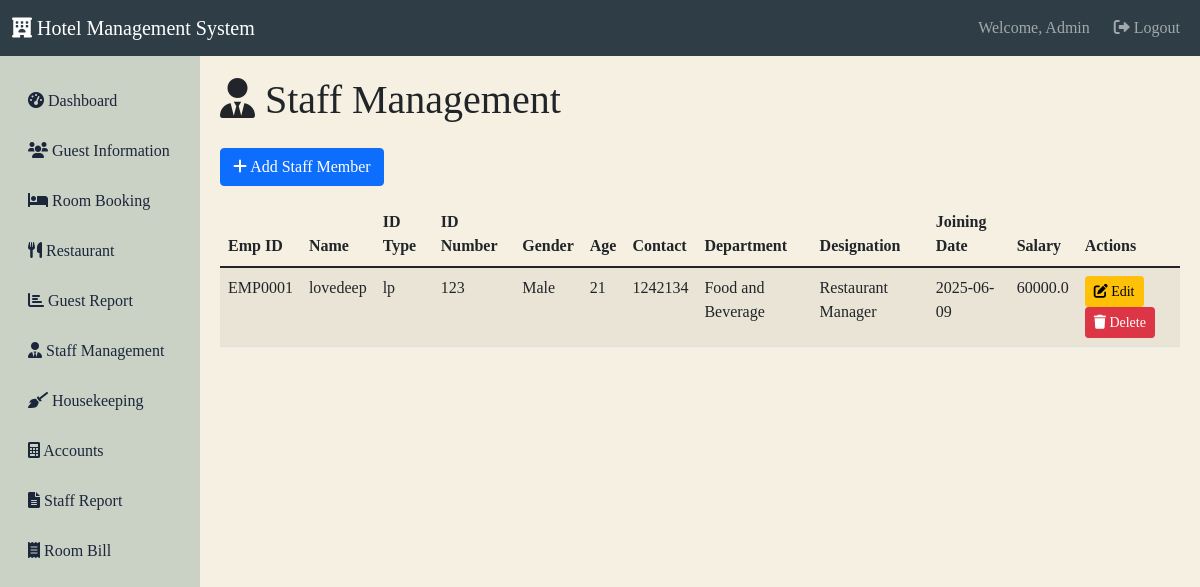
The page /staff/ (signed in) on the database its author committed.
### tables this page shows
CREATE TABLE admin_emp (
            id INTEGER PRIMARY KEY AUTOINCREMENT,
            name TEXT NOT NULL,
            emp_id TEXT UNIQUE NOT NULL,
            department TEXT NOT NULL,
            type TEXT NOT NULL,
            password TEXT NOT NULL
        );

CREATE TABLE staff_detail (
            emp_id TEXT PRIMARY KEY,
            full_name TEXT NOT NULL,
            id_type TEXT NOT NULL,
            id_number TEXT NOT NULL,
            gender TEXT NOT NULL,
            age TEXT NOT NULL,
            contact TEXT NOT NULL,
            address TEXT NOT NULL,
            department TEXT NOT NULL,
            designation TEXT NOT NULL,
            joining_date TEXT NOT NULL,
            image TEXT,
            salary REAL
        );

### routes/staff.py (the view)
@staff_bp.route('/')
@login_required
def index():
    staff = Staff.get_all()
    return render_template('staff/index.html', staff=staff)

### app.py (called while the page is built)
@login_manager.user_loader
def load_user(user_id):
    from models import User
    return User.get(user_id)

### database.py (called while the page is built)
def get_db():
    conn = sqlite3.connect(Config.DATABASE_PATH)
    conn.row_factory = sqlite3.Row
    return conn

### models.py (called while the page is built)
    @staticmethod
    def get(user_id):
        conn = get_db()
        cursor = conn.cursor()
        cursor.execute('SELECT * FROM admin_emp WHERE id = ?', (user_id,))
        user_data = cursor.fetchone()
        conn.close()
        if user_data:
            return User(
                id=user_data['id'],
                name=user_data['name'],
                emp_id=user_data['emp_id'],
                department=user_data['department'],
                user_type=user_data['type']
            )
        return None

    @staticmethod
    def get_all():
        conn = get_db()
        cursor = conn.cursor()
        cursor.execute('SELECT * FROM staff_detail ORDER BY emp_id')
        staff = cursor.fetchall()
        conn.close()
        return staff

### templates/staff/index.html (shortened to what this page needs)
{% extends "base.html" %}
{% block content %}
<div class="row">
    <div class="col-12">
        <h1 class="mb-4"><i class="fas fa-user-tie"></i> Staff Management</h1>
        <a href="{{ url_for('staff.add') }}" class="btn btn-primary mb-3">
            <i class="fas fa-plus"></i> Add Staff Member
        </a>
        {% if staff %}
        <table class="table table-striped">
            <thead>
                <tr>
                    <th>Emp ID</th>
                    <th>Name</th>
                    <th>ID Type</th>
                    <th>ID Number</th>
                    <th>Gender</th>
                    <th>Age</th>
                    <th>Contact</th>
                    <th>Department</th>
                    <th>Designation</th>
                    <th>Joining Date</th>
                    <th>Salary</th>
                    <th>Actions</th>
                </tr>
            </thead>
            <tbody>
                {% for member in staff %}
                <tr>
                    <td>{{ member.emp_id }}</td>
                    <td>{{ member.full_name }}</td>
                    <td>{{ member.id_type }}</td>
                    <td>{{ member.id_number }}</td>
                    <td>{{ member.gender }}</td>
                    <td>{{ member.age }}</td>
                    <td>{{ member.contact }}</td>
                    <td>{{ member.department }}</td>
                    <td>{{ member.designation }}</td>
                    <td>{{ member.joining_date }}</td>
                    <td>{{ member.salary }}</td>
                    <td>
                        <a href="{{ url_for('staff.edit', emp_id=member.emp_id) }}" class="btn btn-sm btn-warning me-1">
                            <i class="fas fa-edit"></i> Edit
                        </a>
                        <a href="{{ url_for('staff.delete', emp_id=member.emp_id) }}" class="btn btn-sm btn-danger" onclick="return confirm('Are you sure you want to delete this staff member?');">
                            <i class="fas fa-trash"></i> Delete
                        </a>
                    </td>
                </tr>
                {% endfor %}
            </tbody>
        </table>
        {% else %}
        <p>No staff members found.</p>
        {% endif %}
    </div>
</div>
{% endblock %}

### templates/base.html (shortened to what this page needs)
<!DOCTYPE html>
<html lang="en">
<head>
    <link href="https://cdn.jsdelivr.net/npm/bootstrap@5.1.3/dist/css/bootstrap.min.css" rel="stylesheet">
    <link href="https://cdnjs.cloudflare.com/ajax/libs/font-awesome/6.0.0/css/all.min.css" rel="stylesheet">
</head>
<body>
    <nav class="navbar navbar-expand-lg navbar-dark">
        <div class="container-fluid">
            <a class="navbar-brand" href="{{ url_for('main.dashboard') }}">
                <i class="fas fa-hotel"></i> Hotel Management System
            </a>
            {% if current_user.is_authenticated %}
            <div class="navbar-nav ms-auto">
                <span class="navbar-text me-3">Welcome, {{ current_user.name }}</span>
                <a class="nav-link" href="{{ url_for('auth.logout') }}">
                    <i class="fas fa-sign-out-alt"></i> Logout
                </a>
            </div>
            {% else %}
            <div class="navbar-nav ms-auto">
                <a class="nav-link" href="{{ url_for('auth.login') }}">
                    <i class="fas fa-sign-in-alt"></i> Login
                </a>
            </div>
            {% endif %}
        </div>
    </nav>
    <div class="container-fluid">
        <div class="row">
            {% if current_user.is_authenticated %}
            <nav class="col-md-2 sidebar">
                <div class="nav flex-column">
                    <a class="nav-link" href="{{ url_for('main.dashboard') }}">
                        <i class="fas fa-tachometer-alt"></i> Dashboard
                    </a>
                    <a class="nav-link" href="{{ url_for('guest.index') }}">
                        <i class="fas fa-users"></i> Guest Information
                    </a>
                    <a class="nav-link" href="{{ url_for('room.booking') }}">
                        <i class="fas fa-bed"></i> Room Booking
                    </a>
                    <a class="nav-link" href="{{ url_for('restaurant.index') }}">
                        <i class="fas fa-utensils"></i> Restaurant
                    </a>
                    <a class="nav-link" href="{{ url_for('report.guest_report') }}">
                        <i class="fas fa-chart-bar"></i> Guest Report
                    </a>
                    {% if session.user_type == 'Admin' %}
                    <a class="nav-link" href="{{ url_for('staff.index') }}">
                        <i class="fas fa-user-tie"></i> Staff Management
                    </a>
                    {% endif %}
                    <a class="nav-link" href="{{ url_for('housekeeping.index') }}">
                        <i class="fas fa-broom"></i> Housekeeping
                    </a>
                    <a class="nav-link" href="{{ url_for('account.index') }}">
                        <i class="fas fa-calculator"></i> Accounts
                    </a>
                    {% if session.user_type == 'Admin' %}
                    <a class="nav-link" href="{{ url_for('report.staff_report') }}">
                        <i class="fas fa-file-alt"></i> Staff Report
                    </a>
                    {% endif %}
                    <a class="nav-link" href="{{ url_for('room.bill') }}">
                        <i class="fas fa-receipt"></i> Room Bill
                    </a>
                </div>
            </nav>
            <main class="col-md-10 content">
            {% else %}
            <main class="col-12 content">
            {% endif %}
                {% block content %}{% endblock %}
            </main>
        </div>
    </div>
</body>
</html>

### templates/base.html (style rules this page uses)
:root { --primary-color: #2f3e46; --secondary-color: #cad2c5; --accent-color: #f5f0e1; --text-color: #1b263b; }
body { background-color: var(--accent-color); font-family: 'Times New Roman', serif; }
.navbar { background-color: var(--primary-color) !important; }
.sidebar { background-color: var(--secondary-color); min-height: calc(100vh - 56px); padding-top: 20px; }
.sidebar .nav-link { color: var(--text-color); margin: 5px 0; border-radius: 5px; }
.content { padding: 20px; }

### rows shown on the page
admin_emp: name "Admin"
staff_detail: emp_id "EMP0001", full_name "lovedeep", id_type "lp", id_number "123", gender "Male", age "21", contact "1242134", department "Food and Beverage", designation "Restaurant Manager", joining_date "2025-06-09", salary "60000.0"
